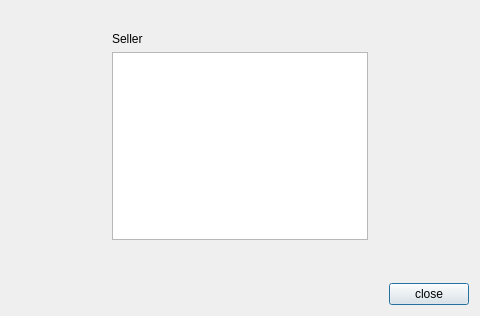
<?xml version="1.0" encoding="UTF-8"?>
<ui version="4.0">
 <class>DialogShowSeller</class>
 <widget class="QDialog" name="DialogShowSeller">
  <property name="geometry">
   <rect>
    <x>0</x>
    <y>0</y>
    <width>480</width>
    <height>316</height>
   </rect>
  </property>
  <property name="windowTitle">
   <string>Dialog</string>
  </property>
  <layout class="QGridLayout" name="gridLayout">
   <item row="0" column="1">
    <spacer name="verticalSpacer_2">
     <property name="orientation">
      <enum>Qt::Vertical</enum>
     </property>
     <property name="sizeHint" stdset="0">
      <size>
       <width>20</width>
       <height>24</height>
      </size>
     </property>
    </spacer>
   </item>
   <item row="1" column="0" colspan="2">
    <layout class="QHBoxLayout" name="horizontalLayout_2">
     <item>
      <spacer name="horizontalSpacer">
       <property name="orientation">
        <enum>Qt::Horizontal</enum>
       </property>
       <property name="sizeHint" stdset="0">
        <size>
         <width>40</width>
         <height>20</height>
        </size>
       </property>
      </spacer>
     </item>
     <item>
      <layout class="QVBoxLayout" name="verticalLayout">
       <item>
        <widget class="QLabel" name="label">
         <property name="text">
          <string>Seller</string>
         </property>
        </widget>
       </item>
       <item>
        <widget class="QListWidget" name="listWidget"/>
       </item>
      </layout>
     </item>
     <item>
      <spacer name="horizontalSpacer_2">
       <property name="orientation">
        <enum>Qt::Horizontal</enum>
       </property>
       <property name="sizeHint" stdset="0">
        <size>
         <width>40</width>
         <height>20</height>
        </size>
       </property>
      </spacer>
     </item>
    </layout>
   </item>
   <item row="2" column="0">
    <spacer name="verticalSpacer">
     <property name="orientation">
      <enum>Qt::Vertical</enum>
     </property>
     <property name="sizeHint" stdset="0">
      <size>
       <width>20</width>
       <height>40</height>
      </size>
     </property>
    </spacer>
   </item>
   <item row="3" column="0" colspan="2">
    <layout class="QHBoxLayout" name="horizontalLayout">
     <item>
      <spacer name="horizontalSpacer_3">
       <property name="orientation">
        <enum>Qt::Horizontal</enum>
       </property>
       <property name="sizeHint" stdset="0">
        <size>
         <width>40</width>
         <height>20</height>
        </size>
       </property>
      </spacer>
     </item>
     <item>
      <widget class="QPushButton" name="pushButton">
       <property name="text">
        <string>close</string>
       </property>
      </widget>
     </item>
    </layout>
   </item>
  </layout>
 </widget>
 <resources/>
 <connections/>
</ui>
